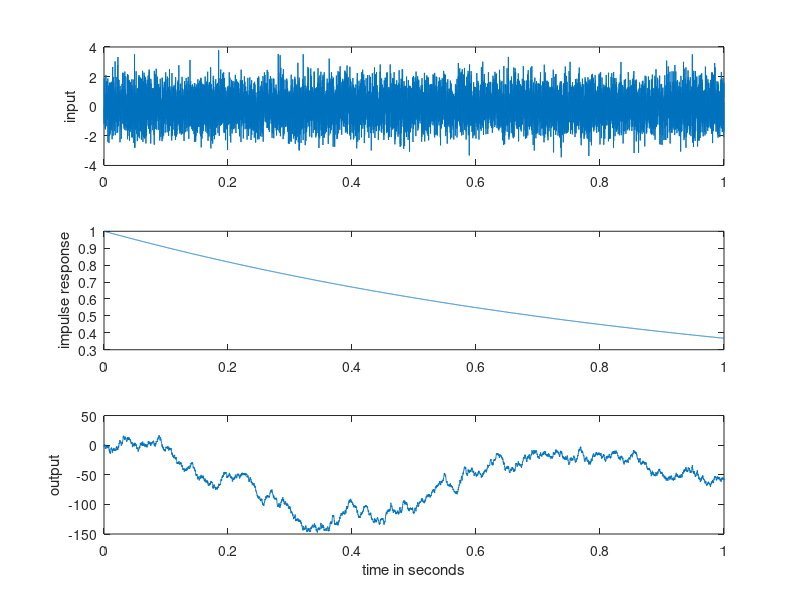

MATLAB code for this plot:
% Create Noise signal
time=1;                     % length of time
Ts=1/10000;                 % time interval between samples
t=Ts:Ts:time;               % create time vector
x=randn(1,time/Ts);         % Ts points of noise for time seconds
h=exp(-t);                  % define impulse response
y=conv(h,x);                % Do convolution
subplot(3,1,1), plot(t,x)   % Plot
subplot(3,1,2), plot(t,h)
subplot(3,1,3), plot(t,y(1:length(t)))
% actual commands used to draw figure:
subplot(3,1,1), plot(t,x)
ylabel('input')
subplot(3,1,2), plot(t,h)
ylabel('impulse response')
subplot(3,1,3), plot(t,y(1:length(t)))
ylabel('output')
xlabel('time in seconds')